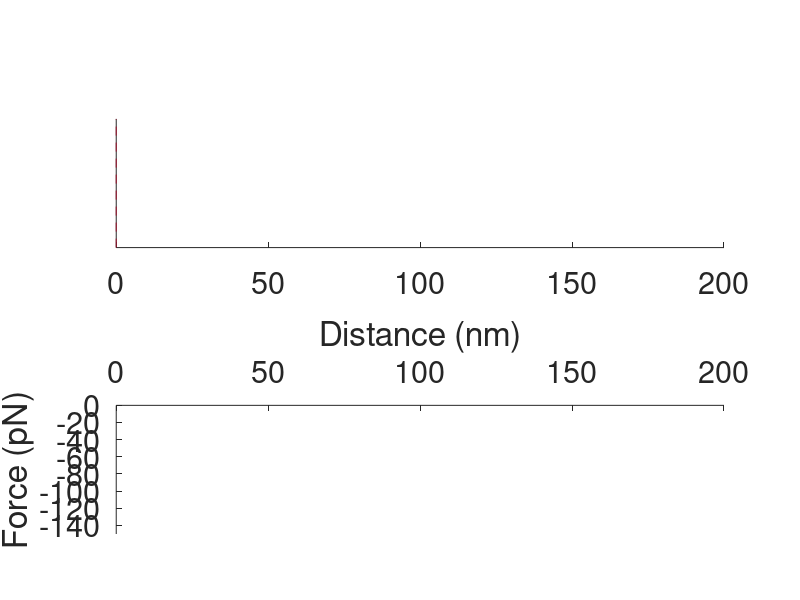

Recreate this plot in MATLAB. (Note: this script raises an error after producing the figure.)
addpath('LSQ fit')


Lc = [33, 50, 92, 130, 164]; % Example of possible model parameters
Xunfold = [28, 40, 77, 105, 133];
ncrest = length(Lc);


% Plotting
figure
subplot(2,1,1)
hold on
xlim([0,200]);
ylim([-1,1]);
set(gca,'ytick',[])
set(gca,'FontSize',22)
    colors = get(gca, 'colororder');


h = zeros(1,ncrest);
for i = 1:ncrest
    h(i) = plot([0,0],[0,0],'linewidth',5);% ith section
end
% plot(0,0,'*') % draw tip?-> draw knot to represent protein!
h
line1 = plot([0,0],[-1,1],'--','Color',colors(7,:));

subplot(2,1,2)
hold on
set(gca,'XAxisLocation','top');
set(gca,'FontSize',22)

xlim([0,200]);
ylim([-150,0]);
xlabel('Distance (nm)');
ylabel('Force (pN)');


z=animatedline;
line2 = plot([0,0],[-150,1],'--','Color',colors(7,:));

% we move tip 1 nm/sec

set(gca,'nextplot','replacechildren');
for x = 1:200

    n = find(x<Xunfold,1);% number of stretching sections
    if isempty(n)
        n=ncrest;
        wasempty = true;
    else
        wasempty = false;
    end
    X = zeros(1,n+1);
    X(1) = x;
    if wasempty
        X(n+1) = x-Xunfold(end);
    else
        X(n+1) = 0;
    end
    
    for i = n:-1:2
        X(i) = X(i+1)+(Lc(i)-Lc(i-1))/Lc(n)*(X(1)-X(n+1));
    end
    for i =1:n
        set(h(i),'XData',[X(i+1),X(i)],'YData',[0,0]);
    end
    
    f = fd(Lc(n),X(1));
    if x >Xunfold(end)
        f = 0;
    end
    set(line1,'XData',[x,x],'YData',[-1,1]);
    set(line2, 'XData',[x,x],'YData',[-150,1]);
    if any(x==Xunfold)
        pause(0.2)
    else
        pause(0.02)
    end
    addpoints(z,X(1),f);
    drawnow;
    F(x) = getframe;
end